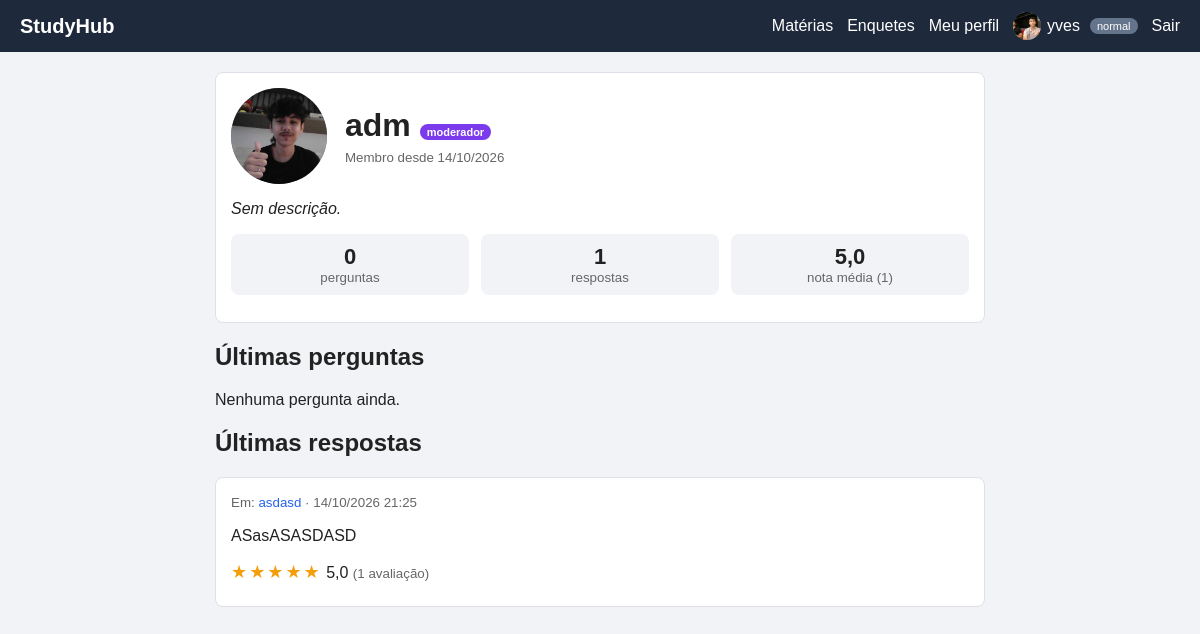
Page /perfil.php?id=1 (signed in) on the committed database.
### tables this page shows
CREATE TABLE `usuarios` (
  `id` int NOT NULL AUTO_INCREMENT,
  `nome` varchar(60) NOT NULL,
  `email` varchar(120) NOT NULL,
  `senha` varchar(255) NOT NULL,
  `tipo` enum('normal','moderador','especialista') NOT NULL DEFAULT 'normal',
  `bio` varchar(255) NOT NULL DEFAULT '',
  `foto` varchar(255) DEFAULT NULL,
  `banido` tinyint(1) NOT NULL DEFAULT '0',
  `criado_em` datetime DEFAULT CURRENT_TIMESTAMP,
  PRIMARY KEY (`id`),
  UNIQUE KEY `email` (`email`)
);

CREATE TABLE `respostas` (
  `id` int NOT NULL AUTO_INCREMENT,
  `pergunta_id` int NOT NULL,
  `usuario_id` int NOT NULL,
  `texto` text NOT NULL,
  `criado_em` datetime DEFAULT CURRENT_TIMESTAMP,
  PRIMARY KEY (`id`),
  KEY `pergunta_id` (`pergunta_id`),
  KEY `usuario_id` (`usuario_id`),
  CONSTRAINT `respostas_ibfk_1` FOREIGN KEY (`pergunta_id`) REFERENCES `perguntas` (`id`) ON DELETE CASCADE,
  CONSTRAINT `respostas_ibfk_2` FOREIGN KEY (`usuario_id`) REFERENCES `usuarios` (`id`) ON DELETE CASCADE
);

CREATE TABLE `perguntas` (
  `id` int NOT NULL AUTO_INCREMENT,
  `categoria_id` int NOT NULL,
  `usuario_id` int NOT NULL,
  `titulo` varchar(150) NOT NULL,
  `texto` text NOT NULL,
  `criado_em` datetime DEFAULT CURRENT_TIMESTAMP,
  PRIMARY KEY (`id`),
  KEY `categoria_id` (`categoria_id`),
  KEY `usuario_id` (`usuario_id`),
  CONSTRAINT `perguntas_ibfk_1` FOREIGN KEY (`categoria_id`) REFERENCES `categorias` (`id`) ON DELETE CASCADE,
  CONSTRAINT `perguntas_ibfk_2` FOREIGN KEY (`usuario_id`) REFERENCES `usuarios` (`id`) ON DELETE CASCADE
);

### perfil.php (the view, shortened to what this page needs)
<?php
require 'config.php';
$eu = logado();
$id = (int)($_GET['id'] ?? ($eu['id'] ?? 0));
$s = $pdo->prepare('SELECT * FROM usuarios WHERE id = ?');
$s->execute([$id]);
$perfil = $s->fetch();
$s = $pdo->prepare('SELECT COUNT(*) FROM perguntas WHERE usuario_id = ?');
$s->execute([$id]);
$total_perguntas = $s->fetchColumn();
$s = $pdo->prepare('SELECT COUNT(*) FROM respostas WHERE usuario_id = ?');
$s->execute([$id]);
$total_respostas = $s->fetchColumn();
$s = $pdo->prepare(
    'SELECT AVG(a.nota) AS media, COUNT(*) AS qtd
     FROM avaliacoes a JOIN respostas r ON r.id = a.resposta_id
     WHERE r.usuario_id = ?'
);
$s->execute([$id]);
$nota = $s->fetch();
$s = $pdo->prepare(
    'SELECT p.id, p.titulo, p.criado_em, c.nome AS categoria
     FROM perguntas p JOIN categorias c ON c.id = p.categoria_id
     WHERE p.usuario_id = ? ORDER BY p.criado_em DESC LIMIT 10'
);
$s->execute([$id]);
$perguntas = $s->fetchAll();
$s = $pdo->prepare(
    'SELECT r.id, r.texto, r.criado_em, r.pergunta_id, p.titulo,
            (SELECT AVG(a.nota) FROM avaliacoes a WHERE a.resposta_id = r.id) AS media,
            (SELECT COUNT(*) FROM avaliacoes a WHERE a.resposta_id = r.id) AS qtd
     FROM respostas r JOIN perguntas p ON p.id = r.pergunta_id
     WHERE r.usuario_id = ? ORDER BY r.criado_em DESC LIMIT 10'
);
$s->execute([$id]);
$respostas = $s->fetchAll();
include 'header.php';
?>
<div class="caixa">
    <div class="perfil-cabecalho">
        <?= avatar($perfil['nome'], $perfil['foto'], 96) ?>
        <div>
            <h1>
                <?= e($perfil['nome']) ?>
                <span class="tag <?= e($perfil['tipo']) ?>"><?= e($perfil['tipo']) ?></span>
            </h1>
            <small>Membro desde <?= date('d/m/Y', strtotime($perfil['criado_em'])) ?></small>
        </div>
    </div>
    <p><?= $perfil['bio'] !== '' ? nl2br(e($perfil['bio'])) : '<em>Sem descrição.</em>' ?></p>
    <div class="estatisticas">
        <div><strong><?= $total_perguntas ?></strong><small>perguntas</small></div>
        <div><strong><?= $total_respostas ?></strong><small>respostas</small></div>
        <div><strong><?= $nota['qtd'] > 0 ? number_format($nota['media'], 1, ',', '') : '–' ?></strong><small>nota média (<?= (int)$nota['qtd'] ?>)</small></div>
    </div>
</div>
<h2>Últimas perguntas</h2>
<?php if (!$perguntas): ?><p>Nenhuma pergunta ainda.</p><?php endif; ?>
<h2>Últimas respostas</h2>
<?php foreach ($respostas as $r): ?>
<div class="caixa">
    <small>Em: <a href="pergunta.php?id=<?= $r['pergunta_id'] ?>#r<?= $r['id'] ?>"><?= e($r['titulo']) ?></a>
        · <?= date('d/m/Y H:i', strtotime($r['criado_em'])) ?></small>
    <p><?= nl2br(e(mb_strimwidth($r['texto'], 0, 200, '...'))) ?></p>
    <div class="nota"><?= mostrar_nota((float)$r['media'], (int)$r['qtd']) ?></div>
</div>
<?php endforeach; ?>
<?php include 'footer.php'; ?>

### header.php (shortened to what this page needs)
<?php $usuario = logado(); ?>
<!DOCTYPE html>
<html lang="pt-br">
<head>
    <link rel="stylesheet" href="style.css">
</head>
<body>
<header class="topo">
    <a class="logo" href="index.php">StudyHub</a>
    <nav>
        <a href="index.php">Matérias</a>
        <a href="enquetes.php">Enquetes</a>
        <?php if (eh_moderador()): ?>
            <a href="admin.php">Painel</a>
        <?php endif; ?>
        <?php if ($usuario): ?>
            <a href="perfil.php">Meu perfil</a>
            <span class="quem"><?= avatar($usuario['nome'], $usuario['foto'], 28) ?> <?= e($usuario['nome']) ?> <small class="tag <?= e($usuario['tipo']) ?>"><?= e($usuario['tipo']) ?></small></span>
            <a href="logout.php">Sair</a>
        <?php else: ?>
            <span class="quem">Visitante</span>
            <a href="login.php">Entrar</a>
            <a href="registro.php">Cadastrar</a>
        <?php endif; ?>
    </nav>
</header>
<main class="conteudo">

### config.php (shortened to what this page needs)
<?php
$pdo = new PDO(
    'mysql:host=localhost;dbname=forum_escolar;charset=utf8mb4',
    'root',
    '1234',
    [
        PDO::ATTR_ERRMODE => PDO::ERRMODE_EXCEPTION,
        PDO::ATTR_DEFAULT_FETCH_MODE => PDO::FETCH_ASSOC,
    ]
);
function e($texto) {
    return htmlspecialchars((string)$texto, ENT_QUOTES, 'UTF-8');
}
function logado() {
    global $pdo;
    $s = $pdo->prepare('SELECT * FROM usuarios WHERE id = ?');
    $s->execute([$_SESSION['uid']]);
    $u = $s->fetch();
    return $u;
}
function eh_moderador() {
    $u = logado();
    return $u && $u['tipo'] === 'moderador';
}
function avatar($nome, $foto, $tam = 40) {
    $estilo = 'width:' . (int)$tam . 'px;height:' . (int)$tam . 'px;';
    if ($foto) {
        return '<img class="avatar" style="' . $estilo . '" src="uploads/fotos/' . e($foto)
             . '" alt="Foto de ' . e($nome) . '">';
    }
    $inicial = mb_strtoupper(mb_substr($nome, 0, 1));
    return '<span class="avatar" style="' . $estilo . 'font-size:' . round($tam * 0.45) . 'px">'
         . e($inicial) . '</span>';
}
function estrelas($media) {
    $n = (int)round($media);
    return str_repeat('★', $n) . str_repeat('☆', 5 - $n);
}
function mostrar_nota($media, $qtd) {
    return '<span class="estrelas">' . estrelas($media) . '</span> '
         . number_format($media, 1, ',', '')
         . ' <small>(' . (int)$qtd . ' avaliaç' . ($qtd == 1 ? 'ão' : 'ões') . ')</small>';
}

### footer.php
</main>
</body>
</html>

### style.css (style rules this page uses)
* { box-sizing: border-box; }
body { margin: 0; font-family: Arial, Helvetica, sans-serif; background: #f1f3f6; color: #222; }
a { color: #2563eb; text-decoration: none; }
.topo { background: #1e293b; padding: 12px 20px; display: flex; justify-content: space-between; align-items: center; flex-wrap: wrap; gap: 10px; }
.topo a, .topo .quem { color: #fff; }
.logo { font-size: 20px; font-weight: bold; }
nav { display: flex; gap: 14px; align-items: center; flex-wrap: wrap; }
.conteudo { max-width: 800px; margin: 20px auto; padding: 0 15px; }
.caixa { background: #fff; border: 1px solid #dde1e7; border-radius: 8px; padding: 15px; margin-bottom: 15px; }
.caixa h3, .caixa h1 { margin-top: 0; }
small { color: #666; }
.tag { font-size: 11px; padding: 2px 7px; border-radius: 10px; color: #fff; background: #64748b; }
.tag.moderador { background: #7c3aed; }
.topo .tag { margin-left: 4px; }
.quem { display: inline-flex; align-items: center; gap: 6px; }
.avatar { border-radius: 50%; object-fit: cover; vertical-align: middle; background: #64748b; color: #fff; display: inline-flex; align-items: center; justify-content: center; font-weight: bold; flex-shrink: 0; }
img.avatar { display: inline-block; }
.perfil-cabecalho { display: flex; gap: 18px; align-items: center; flex-wrap: wrap; }
.perfil-cabecalho h1 { margin-bottom: 4px; }
.estrelas { color: #f59e0b; letter-spacing: 2px; font-size: 18px; }
.nota { margin: 8px 0; }
.estatisticas { display: flex; gap: 12px; flex-wrap: wrap; margin: 12px 0; }
.estatisticas div { flex: 1; min-width: 100px; background: #f1f3f6; border-radius: 8px; padding: 10px; text-align: center; display: flex; flex-direction: column; }
.estatisticas strong { font-size: 22px; }

### rows in the picture
usuarios: foto (picture), nome "yves", tipo "normal"
usuarios: foto (picture), nome "adm", tipo "moderador", criado_em "14/10/2026"
respostas: pergunta.titulo "asdasd", criado_em "14/10/2026 21:25", texto "ASasASASDASD", qtd "1"

### other values in the picture
$total_perguntas "0"
$total_respostas "1"
$nota['media'] "5,0"
$nota['qtd'] "1"
